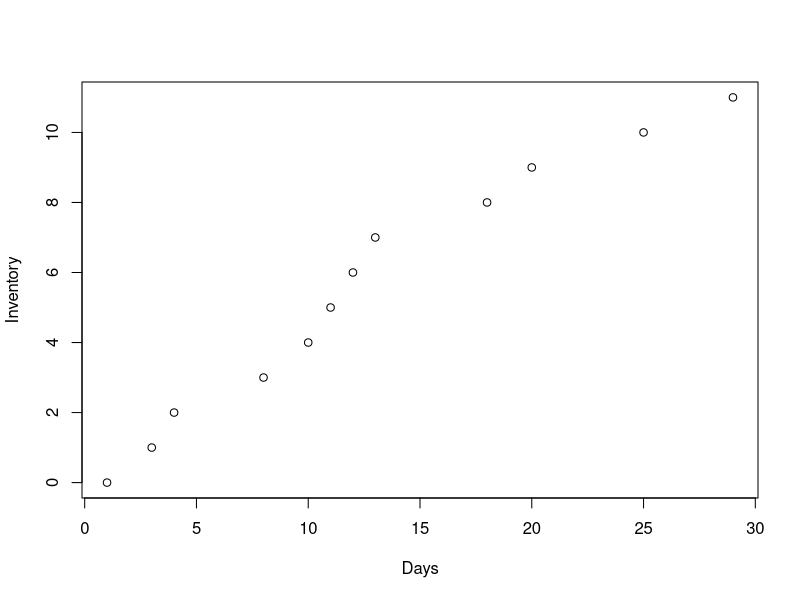
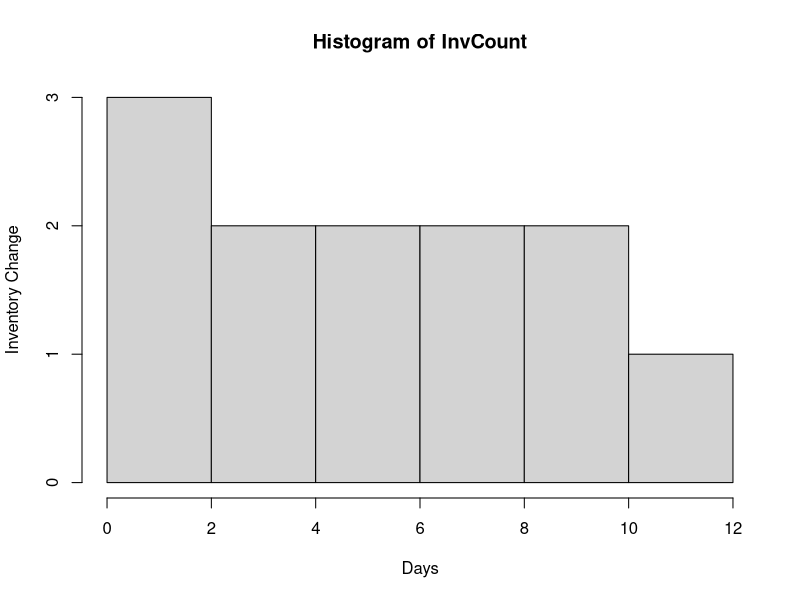

These figures' R source, in order:
#Washington Town Furnishings (WTF) is currently having its year-end appliance clearance sale. The 
#store has 12 washing machines on sale: five are top-loaders, four are regular capacity front-loaders, 
#and three are extra-capacity front-loaders. Each day, the company expects between 0-4 customers 
#interested in buying a washer to arrive at the store according to the following probability distribution: 
 
#PMF  
#P(0 arrivals) .15 
#P(1 arrival) .25 
#P(2 arrivals) .30 
#P(3 arrivals) .20 
#P(4 arrivals) .10 
 
#For each customer, there is a 60% chance that the person will want to purchase one of the 12 sale-
#priced items. Of those who are interested in washers, WTF knows that 40% desire a top-loader, 25% 
#desire the extra-capacity front-loaders, and 35% desire a regular capacity front-loader. If the store is 
#sold out of a particular washer, the customer will leave without making a  purchase. 

runs = 1000
days = 0
InvCount = c()
topInv = 0
regInv = 0
frontInv = 0


for (i in 1:runs){
  inventory = topInv + regInv + frontInv
  arrivals <- sample(x=c(0,1,2,3,4), size = 1, prob = c(0.15,0.25,0.3,0.2,0.1), replace = T)
  purchase <- rbinom(1,arrivals,0.6)
  if (purchase > 0){
    for (p in purchase){
      buyType <- sample(x=c(1,2,3), size = 1, prob = c(0.4,0.25,0.35), replace=T)
      if(buyType == 1 && topInv < 5){
        topInv = topInv + 1
        InvCount[i] = inventory
        break
      } else if (buyType == 2 && regInv < 4){
        regInv = regInv + 1
        InvCount[i] = inventory
      } else if (frontInv < 3){
        frontInv = frontInv + 1
        InvCount[i] = inventory
        break
      } else {
        break
      }
    }
  }
  if (inventory == 12){
    days = i
    break
  }
}

plot(InvCount, xlab = "Days", ylab = "Inventory")
hist(InvCount, xlab = "Days", ylab = "Inventory Change")
